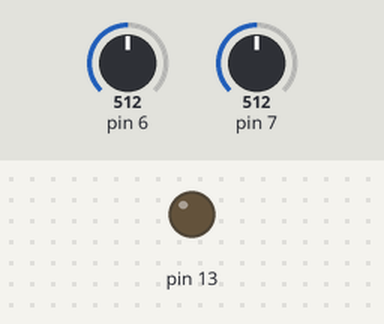
A sketch run on a simulated Arduino Uno, built with avr-gcc and run on an emulated ATmega328P. Parts: output pins drawn as LEDs (lit = HIGH). Inputs (shaded band) come from the test bench; at power-on: pin 6 = 512, pin 7 = 512.

Above: at 1.2 s.
1.3 s: pin 6 set to 716
At 1.6 s:
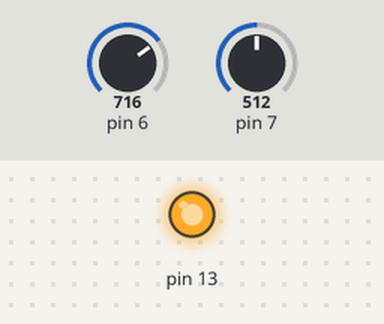
2.8 s: pin 6 set to 2
4.3 s: pin 6 set to 0
At 5.1 s:
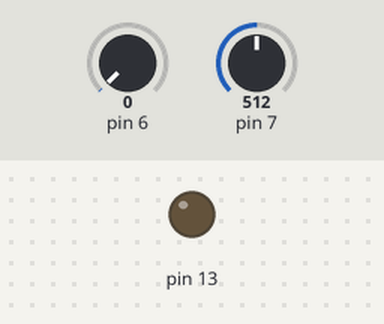
5.8 s: pin 6 set to 122
At 6.2 s:
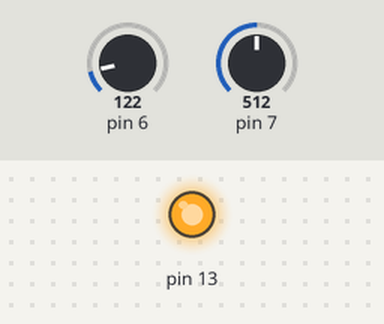
Timing chart, 0 to 8.3 s (numbered marks = the images above; inputs shaded):
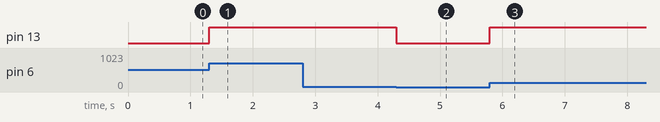

The sketch:

aco.ino
```cpp
void setup() {
  ACSR  = 0;
  pinMode(13, OUTPUT);
}

void loop() {
  int aco = ACSR;
  aco &= (1 << ACO);
  digitalWrite(13, aco);
}
```

Measured:
- the behaviour switches between 1 and 0 on pin 6 (found by bisection; images 1 and 2)
- after the input at 1.3 s, pin 13: LOW → HIGH at once
- after the input at 2.8 s, every drawn part: stays the same
- after the input at 4.3 s, pin 13: HIGH → LOW at once
- after the input at 5.8 s, pin 13: LOW → HIGH at once
